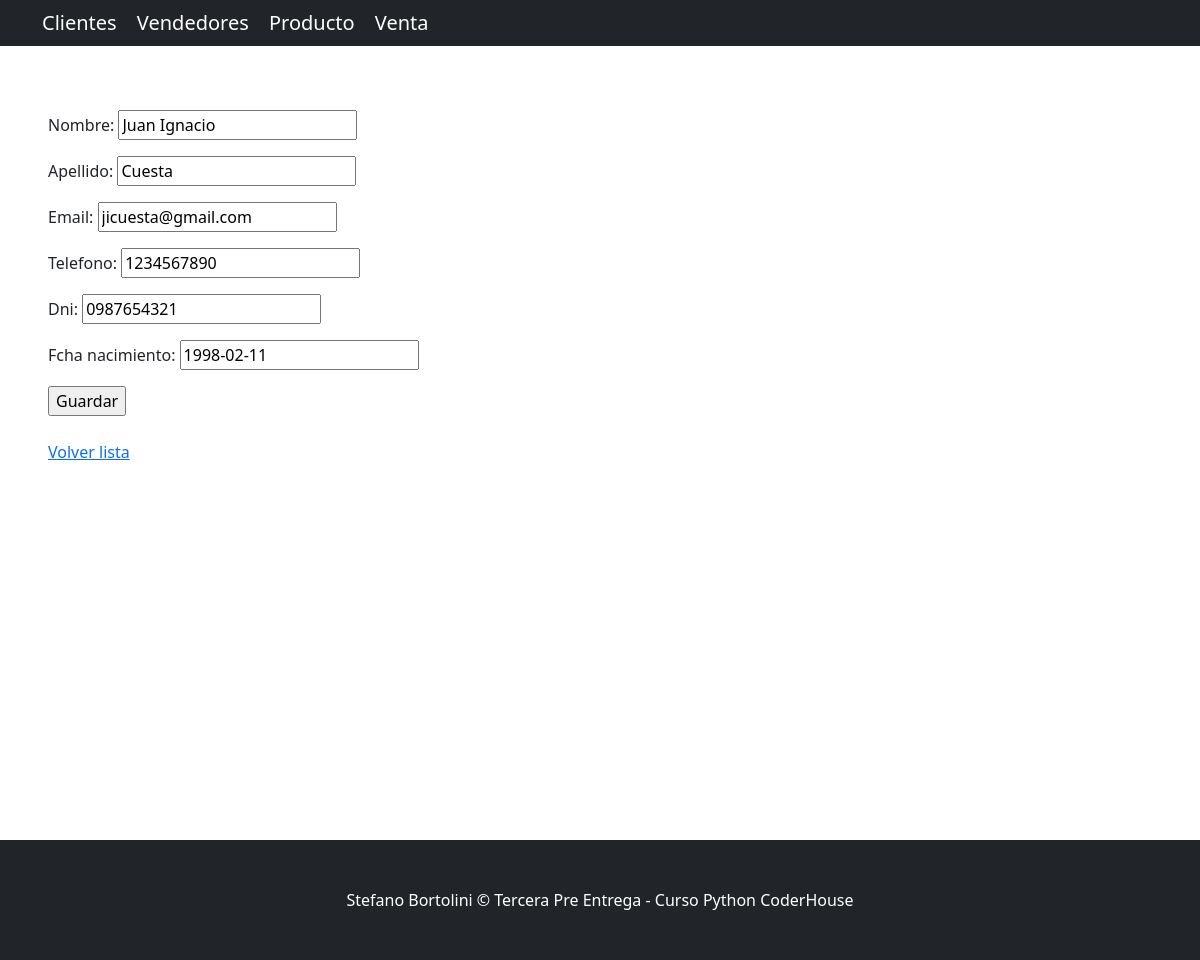
The page /AppTerceraPreEntrega/editar-vendedor/2/ on the database its author committed.
### AppTerceraPreEntrega/models.py (models this page shows, shortened)
class Vendedor(models.Model):
    username        = models.CharField(max_length=15)
    nombre          = models.CharField(max_length=256)
    apellido        = models.CharField(max_length=256)
    email           = models.EmailField(blank=True)
    telefono        = models.CharField(max_length=20, blank=True)
    dni             = models.CharField(max_length=32)
    fcha_nacimiento = models.DateField(null=True)

### AppTerceraPreEntrega/views.py (the view)
# urls.py: path('editar-vendedor/<int:pk>/', VendedorUpdateView.as_view(), name="editar_vendedor"),
class VendedorUpdateView(UpdateView):
    model = Vendedor
    fields = ('nombre', 'apellido', 'email', 'telefono', 'dni', 'fcha_nacimiento')
    success_url = reverse_lazy('lista_vendedor')

### AppTerceraPreEntrega/templates/AppTerceraPreEntrega/vendedor_form.html (shortened to what this page needs)
{% extends "base.html" %}
{% block contenido %}
<form method="post">
  {{ form.as_p }}
  <input type="submit" value="Guardar" />
</form>
<br>
<a href="{% url 'lista_vendedor' %}">Volver lista</a>
{% endblock contenido %}

### rows shown on the page
Vendedor: nombre "Juan Ignacio", apellido "Cuesta", email "jicuesta@gmail.com", telefono "1234567890", dni "0987654321", fcha_nacimiento "1998-02-11"
